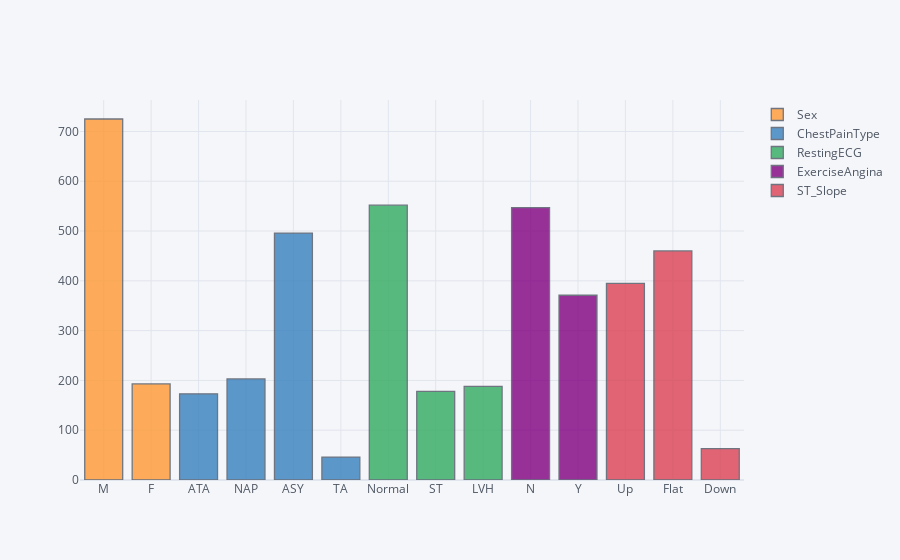

Notebook code for this chart:
### Markdown cell above
**Categorical Histograms:**

### Code cell
df[categorical].iplot(kind='hist');

### Figure 1 — Plotly figure (JSON) as saved in the notebook; plotly's stock layout.template omitted (floating-point values rounded to 4 significant figures; data arrays with more than 128 entries replaced by an {"elided": "..."} marker saying what was removed)
{"data": [{"histfunc": "count", "histnorm": "", "marker": {"color": "rgba(255, 153, 51, 1.0)", "line": {"color": "#4D5663", "width": 1.3}}, "name": "Sex", "opacity": 0.8, "orientation": "v", "type": "histogram", "x": {"elided": "918 str values"}}, {"histfunc": "count", "histnorm": "", "marker": {"color": "rgba(55, 128, 191, 1.0)", "line": {"color": "#4D5663", "width": 1.3}}, "name": "ChestPainType", "opacity": 0.8, "orientation": "v", "type": "histogram", "x": {"elided": "918 str values"}}, {"histfunc": "count", "histnorm": "", "marker": {"color": "rgba(50, 171, 96, 1.0)", "line": {"color": "#4D5663", "width": 1.3}}, "name": "RestingECG", "opacity": 0.8, "orientation": "v", "type": "histogram", "x": {"elided": "918 str values"}}, {"histfunc": "count", "histnorm": "", "marker": {"color": "rgba(128, 0, 128, 1.0)", "line": {"color": "#4D5663", "width": 1.3}}, "name": "ExerciseAngina", "opacity": 0.8, "orientation": "v", "type": "histogram", "x": {"elided": "918 str values"}}, {"histfunc": "count", "histnorm": "", "marker": {"color": "rgba(219, 64, 82, 1.0)", "line": {"color": "#4D5663", "width": 1.3}}, "name": "ST_Slope", "opacity": 0.8, "orientation": "v", "type": "histogram", "x": {"elided": "918 str values"}}], "layout": {"barmode": "overlay", "legend": {"bgcolor": "#F5F6F9", "font": {"color": "#4D5663"}}, "paper_bgcolor": "#F5F6F9", "plot_bgcolor": "#F5F6F9", "title": {"font": {"color": "#4D5663"}}, "xaxis": {"gridcolor": "#E1E5ED", "showgrid": true, "tickfont": {"color": "#4D5663"}, "title": {"font": {"color": "#4D5663"}, "text": ""}, "zerolinecolor": "#E1E5ED"}, "yaxis": {"gridcolor": "#E1E5ED", "showgrid": true, "tickfont": {"color": "#4D5663"}, "title": {"font": {"color": "#4D5663"}, "text": ""}, "zerolinecolor": "#E1E5ED"}}}
